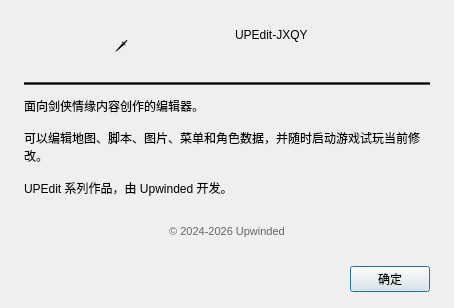
<?xml version="1.0" encoding="UTF-8"?>
<ui version="4.0">
 <class>AboutDialog</class>
 <widget class="QDialog" name="AboutDialog">
  <property name="geometry">
   <rect>
    <x>0</x>
    <y>0</y>
    <width>454</width>
    <height>308</height>
   </rect>
  </property>
  <property name="windowTitle">
   <string>关于 UPEdit-JXQY</string>
  </property>
  <property name="fixedSize" stdset="0">
   <size>
    <width>480</width>
    <height>340</height>
   </size>
  </property>
  <layout class="QVBoxLayout" name="mainLayout">
   <property name="spacing">
    <number>12</number>
   </property>
   <property name="leftMargin">
    <number>24</number>
   </property>
   <property name="topMargin">
    <number>24</number>
   </property>
   <property name="rightMargin">
    <number>24</number>
   </property>
   <property name="bottomMargin">
    <number>16</number>
   </property>
   <item>
    <layout class="QHBoxLayout" name="headerLayout">
     <property name="spacing">
      <number>16</number>
     </property>
     <item>
      <widget class="QLabel" name="iconLabel">
       <property name="text">
        <string>🗡</string>
       </property>
       <property name="alignment">
        <set>Qt::AlignmentFlag::AlignCenter</set>
       </property>
       <property name="fixedSize" stdset="0">
        <size>
         <width>64</width>
         <height>64</height>
        </size>
       </property>
      </widget>
     </item>
     <item>
      <layout class="QVBoxLayout" name="titleLayout">
       <property name="spacing">
        <number>4</number>
       </property>
       <item>
        <widget class="QLabel" name="titleLabel">
         <property name="text">
          <string>UPEdit-JXQY</string>
         </property>
        </widget>
       </item>
       <item>
        <widget class="QLabel" name="versionLabel">
         <property name="styleSheet">
          <string>color: #888;</string>
         </property>
        </widget>
       </item>
      </layout>
     </item>
    </layout>
   </item>
   <item>
    <widget class="QFrame" name="separator">
     <property name="styleSheet">
      <string>background-color: #555;</string>
     </property>
     <property name="frameShape">
      <enum>QFrame::Shape::HLine</enum>
     </property>
    </widget>
   </item>
   <item>
    <widget class="QLabel" name="descLabel">
     <property name="text">
      <string>面向剑侠情缘内容创作的编辑器。

可以编辑地图、脚本、图片、菜单和角色数据，并随时启动游戏试玩当前修改。

UPEdit 系列作品，由 Upwinded 开发。</string>
     </property>
     <property name="wordWrap">
      <bool>true</bool>
     </property>
    </widget>
   </item>
   <item>
    <widget class="QLabel" name="copyrightLabel">
     <property name="styleSheet">
      <string>color: #666; font-size: 11px;</string>
     </property>
     <property name="text">
      <string>© 2024-2026 Upwinded</string>
     </property>
     <property name="alignment">
      <set>Qt::AlignmentFlag::AlignCenter</set>
     </property>
    </widget>
   </item>
   <item>
    <layout class="QHBoxLayout" name="buttonLayout">
     <item>
      <spacer name="horizontalSpacer">
       <property name="orientation">
        <enum>Qt::Orientation::Horizontal</enum>
       </property>
       <property name="sizeHint" stdset="0">
        <size>
         <width>40</width>
         <height>20</height>
        </size>
       </property>
      </spacer>
     </item>
     <item>
      <widget class="QPushButton" name="closeButton">
       <property name="text">
        <string>确定</string>
       </property>
       <property name="fixedWidth" stdset="0">
        <number>100</number>
       </property>
      </widget>
     </item>
    </layout>
   </item>
  </layout>
 </widget>
 <resources/>
 <connections>
  <connection>
   <sender>closeButton</sender>
   <signal>clicked()</signal>
   <receiver>AboutDialog</receiver>
   <slot>accept()</slot>
   <hints>
    <hint type="sourcelabel">
     <x>20</x>
     <y>20</y>
    </hint>
    <hint type="destinationlabel">
     <x>20</x>
     <y>20</y>
    </hint>
   </hints>
  </connection>
 </connections>
</ui>
